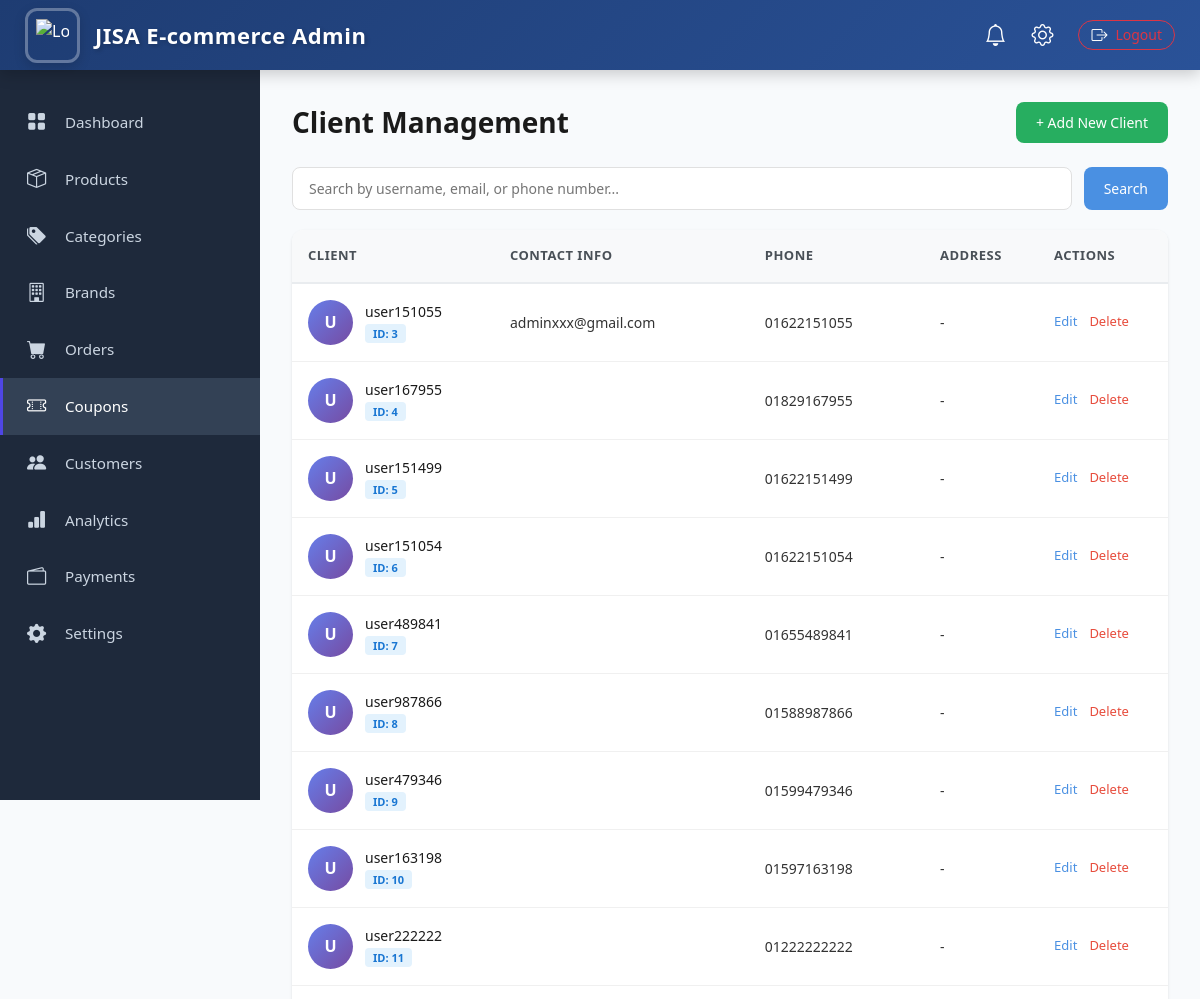
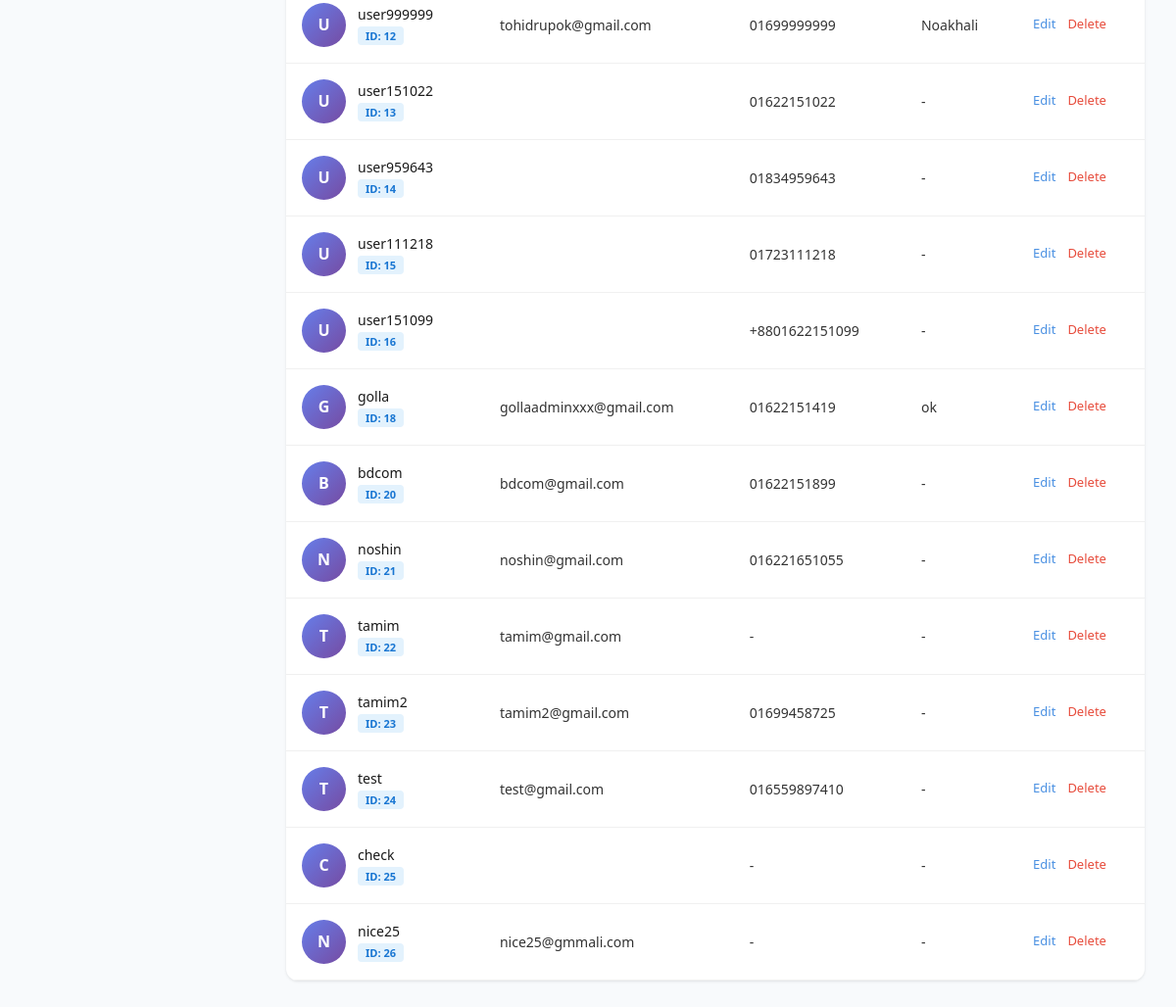
Page /adminpanel/clients/ on the committed database (2 pictures, top to bottom).
### accounts/models.py (models this page shows, shortened)
class User(AbstractUser):
    ROLE_CHOICES = (
        ("admin", "Admin"),
        ("customer", "Customer"),
    )
    role = models.CharField(max_length=10, choices=ROLE_CHOICES, default="customer")
    phone = models.CharField(max_length=30, unique=True, blank=True, null=True)
    avatar = models.ImageField(upload_to="avatars/", blank=True, null=True)
    objects = UserManager()  # <- important

class Profile(models.Model):
    user = models.OneToOneField(User, on_delete=models.CASCADE, related_name="profile")
    phone = models.CharField(max_length=30, blank=True, null=True)
    address = models.TextField(blank=True, null=True)
    avatar = models.ImageField(upload_to=user_avatar_upload_path, blank=True, null=True)
    created_at = models.DateTimeField(default=timezone.now)

### admin_panel/views.py (the view)
# urls.py: path("clients/", views.client_list, name="client_list"),
def client_list(request):
    query = request.GET.get("q", "")
    clients = User.objects.filter(role="customer")
    if query:
        clients = clients.filter(
            Q(username__icontains=query) |
            Q(email__icontains=query) |
            Q(phone__icontains=query)
        )
    return render(request, "clients/client_list.html", {"clients": clients, "query": query})

### core/context_processors.py (called while the page is built)
def categories_menu(request):
    categories = Category.objects.filter(parent__isnull=True).prefetch_related('children')
    return {'menu_categories': categories}

### admin_panel/templates/clients/client_list.html (shortened to what this page needs)
{% extends "admin-base.html" %}
{% block content %}
<div class="client-header">
    <h2>Client Management</h2>
    <a href="{% url 'client_add' %}" class="btn btn-success">+ Add New Client</a>
</div>
<div class="search-section">
    <form method="get" style="display: flex; gap: 12px; flex: 1;">
        <input
            type="text"
            name="q"
            class="search-input"
            placeholder="Search by username, email, or phone number..."
            value="{{ query }}">
        <button type="submit" class="btn btn-primary">Search</button>
    </form>
</div>
<div class="client-table">
    <table>
        <thead>
            <tr>
                <th>Client</th>
                <th>Contact Info</th>
                <th>Phone</th>
                <th>Address</th>
                <th>Actions</th>
            </tr>
        </thead>
        <tbody>
            {% for client in clients %}
            <tr>
                <td>
                    <div class="avatar-cell">
                        {% if client.avatar %}
                        <img src="{{ client.avatar.url }}" class="avatar" alt="{{ client.username }}">
                        {% else %}
                        <div class="avatar-placeholder">
                            {{ client.username|slice:":1"|upper }}
                        </div>
                        {% endif %}
                        <div>
                            <div class="client-name">{{ client.username }}</div>
                            <div class="badge">ID: {{ client.id }}</div>
                        </div>
                    </div>
                </td>
                <td>
                    <div>{{ client.email }}</div>
                </td>
                <td>{{ client.phone|default:"-" }}</td>
                <td>{{ client.profile.address|default:"-" }}</td>
                <td>
                    <div class="actions">
                        <a href="{% url 'client_edit' client.id %}" class="action-link">Edit</a>
                        <a href="{% url 'client_delete' client.id %}"
                           class="action-link delete"
                           onclick="return confirm('Are you sure you want to delete this client?')">Delete</a>
                    </div>
                </td>
            </tr>
            {% endfor %}
        </tbody>
    </table>
</div>
{% endblock %}

### admin_panel/templates/clients/client_list.html (style rules this page uses)
.client-header { display: flex; justify-content: space-between; align-items: center; margin-bottom: 24px; }
.client-header h2 { margin: 0; font-size: 28px; font-weight: 600; color: #1a1a1a; }
.search-section { display: flex; gap: 12px; margin-bottom: 20px; }
.search-input { flex: 1; padding: 10px 16px; border: 1px solid #e0e0e0; border-radius: 8px; font-size: 14px; transition: border-color 0.2s; }
.btn { padding: 10px 20px; border: none; border-radius: 8px; font-size: 14px; font-weight: 500; cursor: pointer; transition: all 0.2s; text-decoration: none; display: inline-block; }
.btn-primary { background: #4a90e2; color: white; }
.btn-success { background: #27ae60; color: white; }
.client-table { background: white; border-radius: 12px; overflow: hidden; box-shadow: 0 1px 3px rgba(0,0,0,0.1); }
.client-table table { width: 100%; border-collapse: collapse; }
.client-table thead { background: #f8f9fa; border-bottom: 2px solid #e9ecef; }
.client-table th { padding: 16px; text-align: left; font-size: 13px; font-weight: 600; color: #495057; text-transform: uppercase; letter-spacing: 0.5px; }
.client-table td { padding: 16px; border-bottom: 1px solid #f0f0f0; color: #333; font-size: 14px; }
.client-table tbody tr { transition: background-color 0.2s; }
.avatar-cell { display: flex; align-items: center; gap: 12px; }
.avatar-placeholder { width: 45px; height: 45px; border-radius: 50%; background: linear-gradient(135deg, #667eea 0%, #764ba2 100%); display: flex; align-items: center; justify-content: center; color: white; font-weight: 600; font-size: 16px; }
.client-name { font-weight: 500; color: #1a1a1a; }
.actions { display: flex; gap: 12px; }
.action-link { color: #4a90e2; text-decoration: none; font-size: 13px; font-weight: 500; transition: color 0.2s; }
.action-link.delete { color: #e74c3c; }
.badge { display: inline-block; padding: 4px 8px; border-radius: 4px; font-size: 11px; font-weight: 600; background: #e3f2fd; color: #1976d2; }

### rows in the picture
User: username "U", username "user151055", id "3", email "adminxxx@gmail.com", phone "01622151055", profile.address "-"
User: username "U", username "user167955", id "4", phone "01829167955", profile.address "-"
User: username "U", username "user151499", id "5", phone "01622151499", profile.address "-"
User: username "U", username "user151054", id "6", phone "01622151054", profile.address "-"
User: username "U", username "user489841", id "7", phone "01655489841", profile.address "-"
User: username "U", username "user987866", id "8", phone "01588987866", profile.address "-"
User: username "U", username "user479346", id "9", phone "01599479346", profile.address "-"
User: username "U", username "user163198", id "10", phone "01597163198", profile.address "-"
User: username "U", username "user222222", id "11", phone "01222222222", profile.address "-"
User: username "U", username "user999999", id "12", email "tohidrupok@gmail.com", phone "01699999999", profile.address "Noakhali"
User: username "U", username "user151022", id "13", phone "01622151022", profile.address "-"
User: username "U", username "user959643", id "14", phone "01834959643", profile.address "-"
User: username "U", username "user111218", id "15", phone "01723111218", profile.address "-"
User: username "U", username "user151099", id "16", phone "+8801622151099", profile.address "-"
User: username "G", username "golla", id "18", email "gollaadminxxx@gmail.com", phone "01622151419", profile.address "ok"
User: username "B", username "bdcom", id "20", email "bdcom@gmail.com", phone "01622151899", profile.address "-"
User: username "N", username "noshin", id "21", email "noshin@gmail.com", phone "016221651055", profile.address "-"
User: username "T", username "tamim", id "22", email "tamim@gmail.com", phone "-", profile.address "-"
User: username "T", username "tamim2", id "23", email "tamim2@gmail.com", phone "01699458725", profile.address "-"
User: username "T", username "test", id "24", email "test@gmail.com", phone "016559897410", profile.address "-"
User: username "C", username "check", id "25", phone "-", profile.address "-"
User: username "N", username "nice25", id "26", email "nice25@gmmali.com", phone "-", profile.address "-"
